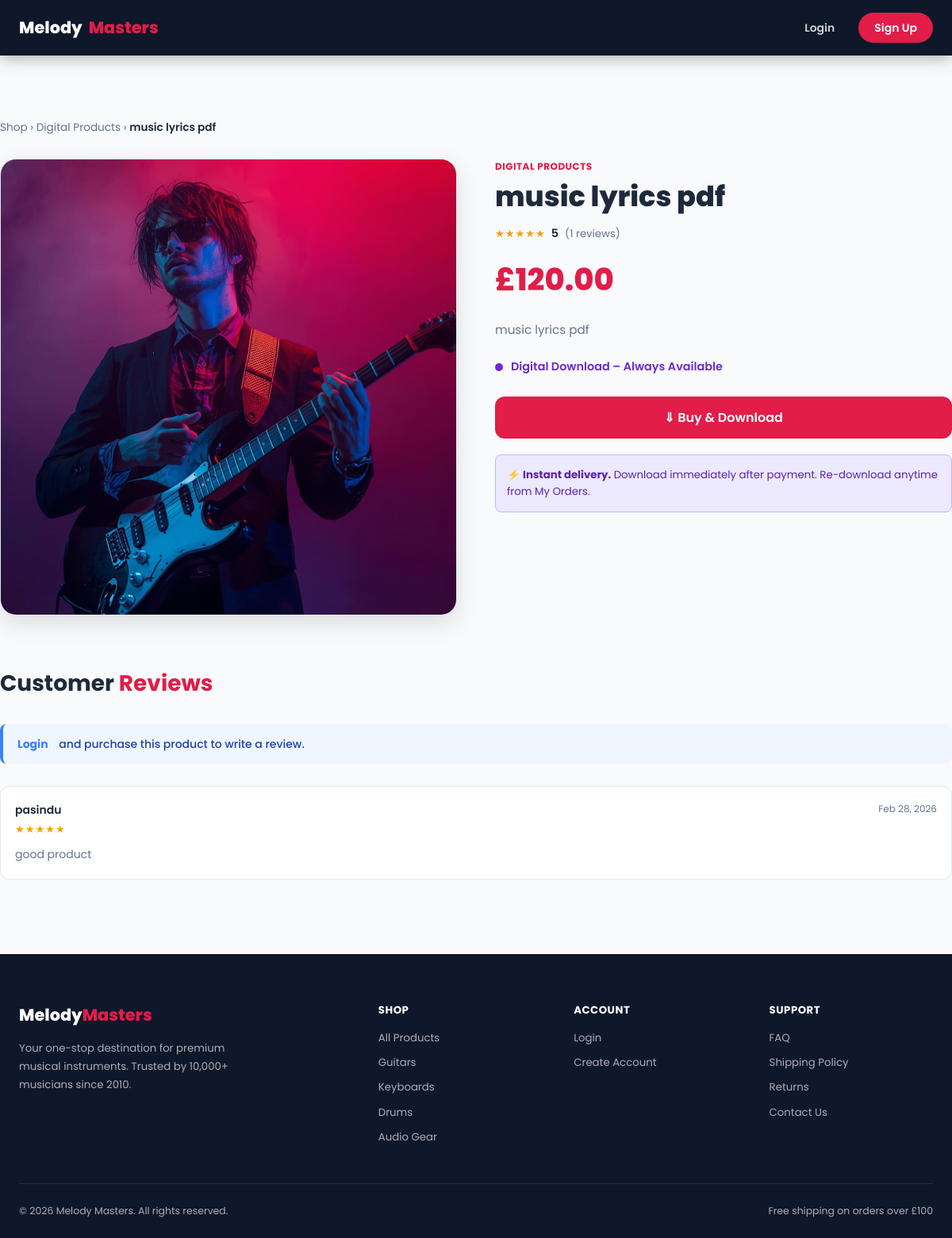
/product.php?id=21, run on an earlier commit of the app's database.
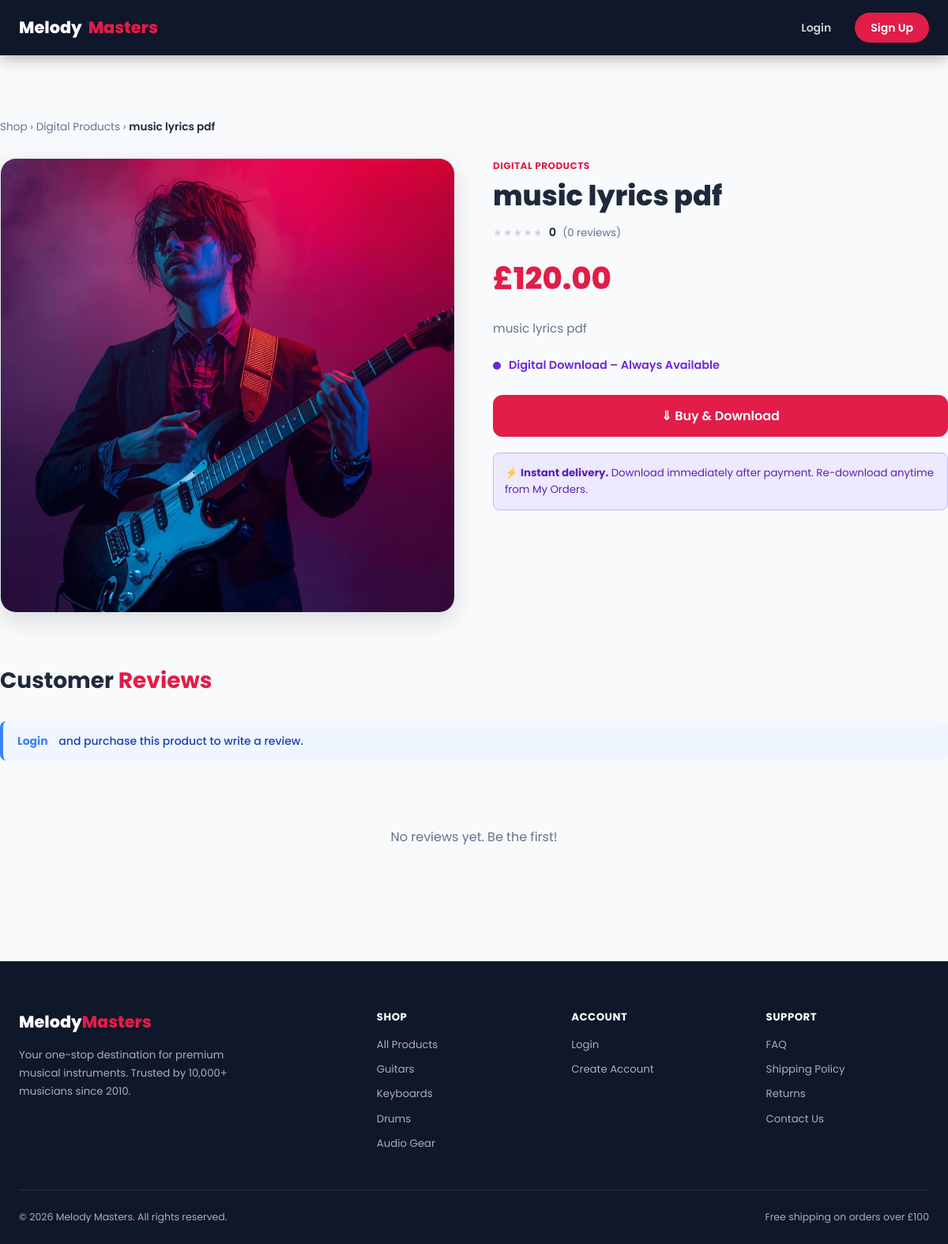
And on a later commit of the database.
### tables this page shows
CREATE TABLE `reviews` (
  `id` int(11) NOT NULL,
  `product_id` int(11) NOT NULL,
  `user_id` int(11) NOT NULL,
  `rating` int(11) DEFAULT NULL CHECK (`rating` between 1 and 5),
  `comment` text DEFAULT NULL,
  `created_at` timestamp NOT NULL DEFAULT current_timestamp()
);

CREATE TABLE `users` (
  `id` int(11) NOT NULL,
  `name` varchar(100) NOT NULL,
  `email` varchar(100) NOT NULL,
  `password` varchar(255) NOT NULL,
  `role` enum('admin','staff','customer') DEFAULT 'customer',
  `created_at` timestamp NOT NULL DEFAULT current_timestamp()
);

### product.php (the view, shortened to what the changed rows need)
<?php
require_once 'includes/functions.php';
$id = (int)($_GET['id'] ?? 0);
$stmt = $conn->prepare(
    "SELECT p.*, c.name AS cat_name
     FROM products p
     LEFT JOIN categories c ON c.id = p.category_id
     WHERE p.id = ?"
);
$stmt->bind_param("i", $id);
$stmt->execute();
$p = $stmt->get_result()->fetch_assoc();
$rating = getProductRating($conn, $id);
$revStmt = $conn->prepare(
    "SELECT r.*, u.name AS user_name
     FROM reviews r
     JOIN users u ON u.id = r.user_id
     WHERE r.product_id = ?
     ORDER BY r.created_at DESC"
);
$revStmt->bind_param("i", $id);
$revStmt->execute();
$reviews = $revStmt->get_result();
require_once 'includes/header.php';
?>
<div class="container section">
  <div class="pd-grid">
    <div>
      <h1 class="pd-title"><?php echo sanitize($p['name']); ?></h1>
      <div style="display:flex;align-items:center;gap:8px;margin-bottom:16px;">
        <?php echo renderStars($rating['avg']); ?>
        <span style="font-weight:600;font-size:.9rem;"><?php echo $rating['avg']; ?></span>
        <span style="color:var(--muted);font-size:.83rem;">(<?php echo $rating['total']; ?> reviews)</span>
      </div>
    </div>
  </div>
  <div style="margin-top:64px;">
    <h2 class="section-title" style="margin-bottom:28px;">Customer <span>Reviews</span></h2>
    <?php if ($reviews->num_rows === 0): ?>
      <div class="empty-state" style="padding:40px;">
        <p style="color:var(--muted);">No reviews yet. Be the first!</p>
      </div>
    <?php else: ?>
      <?php while ($rev = $reviews->fetch_assoc()): ?>
        <div class="review-card">
          <div class="rh">
            <div>
              <div class="rn"><?php echo sanitize($rev['user_name']); ?></div>
              <?php echo renderStars((float)$rev['rating']); ?>
            </div>
            <span class="rd"><?php echo formatDate($rev['created_at']); ?></span>
          </div>
          <?php if ($rev['comment']): ?>
            <p style="color:var(--muted);font-size:.875rem;line-height:1.7;margin-top:8px;">
              <?php echo nl2br(sanitize($rev['comment'])); ?>
            </p>
          <?php endif; ?>
        </div>
      <?php endwhile; ?>
    <?php endif; ?>
  </div>
</div>
<?php require_once 'includes/footer.php'; ?>

### includes/functions.php (shortened to what the changed rows need)
<?php
function sanitize(string $data): string {
    return htmlspecialchars(strip_tags(trim($data)), ENT_QUOTES, 'UTF-8');
}
function formatDate(string $date): string {
    return date('M j, Y', strtotime($date));
}
function getProductRating(mysqli $conn, int $productId): array {
    $stmt = $conn->prepare(
        "SELECT ROUND(AVG(rating),1) AS avg_rating, COUNT(*) AS total
         FROM reviews WHERE product_id = ?"
    );
    $stmt->bind_param("i", $productId);
    $stmt->execute();
    $row = $stmt->get_result()->fetch_assoc();
    return [
        'avg'   => (float)($row['avg_rating'] ?? 0),
        'total' => (int)($row['total'] ?? 0),
    ];
}
function renderStars(float $rating, bool $interactive = false): string {
    $html = '<span class="stars">';
    for ($i = 1; $i <= 5; $i++) {
        $cls = ($i <= round($rating)) ? 'star filled' : 'star empty';
        $html .= "<i class=\"$cls\">★</i>";
    }
    $html .= '</span>';
    return $html;
}

What changed in the data, as far as the page shows it:
removed reviews: user.name "pasindu", created_at "Feb 28, 2026", comment "good product"
Also different on the page:
$rating['avg']: "5" → "0"
$rating['total']: "1" → "0"
text now shown: "No reviews yet. Be the first!"
